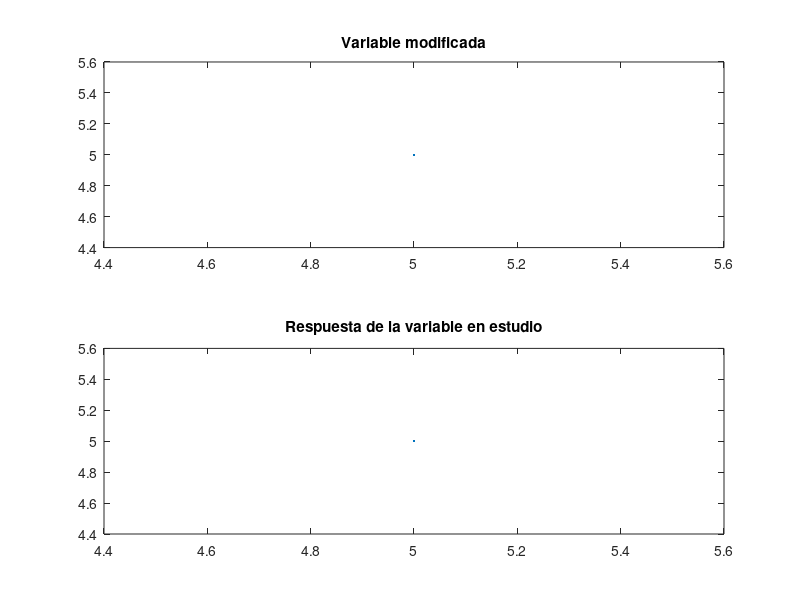
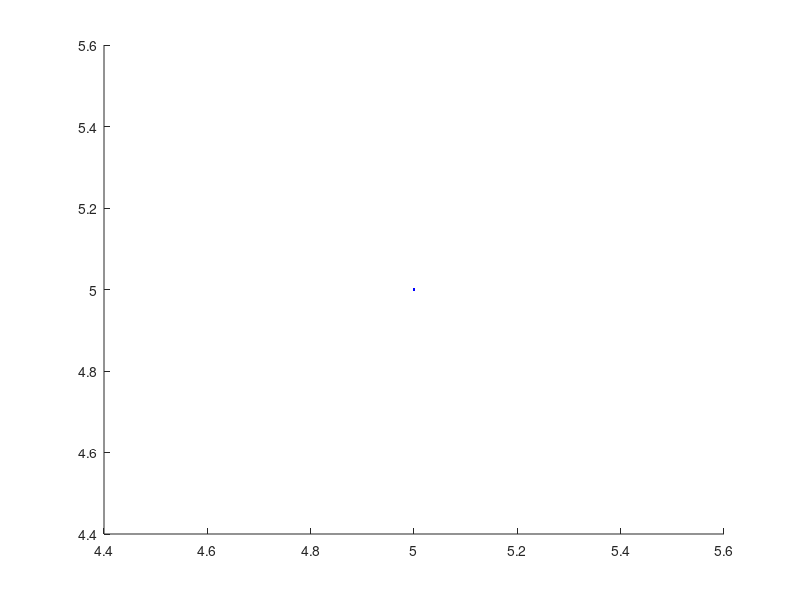

These charts were generated, in order, by the following MATLAB code: (Note: this script raises an error after producing the figures.)
%Programa que calcula los parametros de la funcion de transferencia a partir del metodo
%de Cohen - Coon.
disp('Programa que calcula los parametros de la funcion de transferencia a partir del metodo')
disp('de Cohen - Coon.')
disp(' ')
t=input('Ingresar el vector de tiempos de la simulacion ');
y=input('Ingresar el vector de la respuesta de la variable en estudio ');
z=input('Ingresar el vector de la variable excitada ');
t0=input('Ingresar el tiempo en que se excita la variable de entrada ');
disp(' ')

%Graficas
subplot(2,1,1), plot(t,z), title('Variable modificada')
subplot(2,1,2), plot(t,y), title('Respuesta de la variable en estudio')

%Calculo de la recta tangente
dy=diff(y)./diff(t); %Derivada de la respuesta respecto del tiempo.    
if y(1)-y(length(y))<0
    tg=max(dy); %Tangente en el punto de inflexion cuando la respuesta es inversa.
else
    tg=min(dy); %Tangente en el punto de inflexion cuando la respuesta es directa.
end
aux1=find(dy==tg); %Ubicacion de la tg en el vector dy.
t1=t(aux1+1); %Valor del tiempo en el punto de inflexion.
y1=y(aux1+1); %Valor de la respuesta en el punto de inflexion.
aux2=y1-tg*t1; %Ordenada al origen.
r=tg*t+aux2;
figure
plot(t,y,'b',t,r,'r'), legend('Derivada de la respuesta','Recta tangente al punto de inflexion')
text(t1,y1,'Punto Inflexion'), axis([0 max(t) min(y) max(y)])

%Calculo de los parametros
tita=(y(1)-aux2)/tg-t0;
final=length(y);
tao=(y(final)-aux2)/tg-(tita+t0);
K=(y(length(y))-y(1))/(z(length(z))-z(1));

disp('Parametros de funcion de transferencia: tpo muerto(tita), tau y ganancia (K)')
Parametros=[tita tao K]
